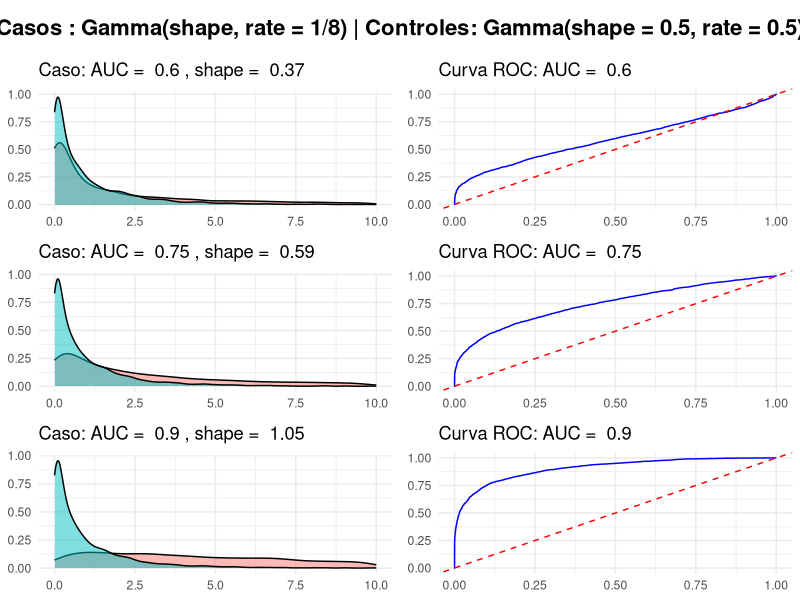

The R source for this figure:
library(ggplot2)
library(pROC)
library(gridExtra)
library(grid)

ObtenerRateGamma = function(Y_pob, rate_x, auc_target, tol = 0.01, max_iter = 100){
  lower = 0
  upper = 15
  iter = 0
  
  while(iter < max_iter){
    bisectriz = (lower + upper) / 2
    iter = iter + 1
    set.seed(1)
    # Muestra de X
    X_pob = rgamma(5000, shape = bisectriz, rate = rate_x)
    auc_iter = as.numeric(pROC::auc(response = c(rep(1, 5000), rep(0, 5000)), predictor = c(Y_pob, X_pob)))
    cat('AUC iteración ', iter, ': ', auc_iter, '\n')
    
    if(abs(auc_iter - auc_target) < tol){
      return(bisectriz)
    }
    if(auc_iter > auc_target){
      upper = bisectriz
    }
    if(auc_iter < auc_target){
      lower = bisectriz
    }
    
  }
  return(F)
}


AUCs <- c(0.6, 0.75, 0.9)
graficos <- list()
# sigmax = 2
# sigmay = 1
# muy = 0


titulo_general <- textGrob(
  "Casos : Gamma(shape, rate = 1/8) | Controles: Gamma(shape = 0.5, rate = 0.5)",
  gp = gpar(fontsize = 16, fontface = "bold")
)
for (auc in AUCs) {

  # Obtener el valor de mu

  
  shapey = 0.5
  ratey = 0.5
  ratex = 1/8
  controles <- rgamma(5000, shape = shapey , rate = ratey)   # Población hardcodeada
  shapex = ObtenerRateGamma(rate_x = ratex, Y_pob = controles, auc_target = auc)
  
  casos <- rgamma(5000, shape = shapex, rate = ratex)  # Población generada con mu calculado
  # Crear data frames para ggplot
  data_densidad <- data.frame(
    valor = c(casos, controles),
    grupo = rep(c("Población 1", "Población 2"), each = 5000)
  )
  
  # Gráfico de densidades solapadas
  plot_densidad <- ggplot(data_densidad, aes(x = valor, fill = grupo)) +
    geom_density(alpha = 0.5) +
    labs(title = bquote("Caso: AUC = "~.(auc)~", shape = "~.(round(shapex, 2)))) +
    theme_minimal() +
    scale_x_continuous(limits = c(0,10)) +  # Fijar escala del eje x
    
    theme(
      legend.position = "none",  # Eliminar la leyenda
      axis.title.x = element_blank(),  # Quitar título del eje x
      axis.title.y = element_blank()   # Quitar título del eje y
    )
  
  # Generar etiquetas para la curva ROC
  etiquetas <- c(rep(1, length(casos)), rep(0, length(controles)))
  valores <- c(casos, controles)
  
  # Calcular curva ROC
  roc_obj <- roc(etiquetas, valores)
  datos_roc <- data.frame(
    tpr = roc_obj$sensitivities,
    fpr = 1 - roc_obj$specificities
  )
  
  # Gráfico de la curva ROC
  plot_roc <- ggplot(datos_roc, aes(x = fpr, y = tpr)) +
    geom_line(color = "blue") +
    geom_abline(slope = 1, intercept = 0, linetype = "dashed", color = "red") +
    labs(title = bquote("Curva ROC: AUC = "~.(round(auc, 2)))) +
    theme_minimal() +
    theme(
      legend.position = "none",  # Eliminar la leyenda
      axis.title.x = element_blank(),  # Quitar título del eje x
      axis.title.y = element_blank()   # Quitar título del eje y
    )
  
  # Guardar gráficos en lista
  graficos <- append(graficos, list(plot_densidad, plot_roc))
}

# Combinar gráficos en una cuadrícula (3 filas x 2 columnas)
# Combinar gráficos en una cuadrícula con título general
grid.arrange(
  titulo_general,  # Título en la parte superior
  arrangeGrob(grobs = graficos, ncol = 2),  # Gráficos en 3x2
  nrow = 2,
  heights = c(0.1, 1)  # Ajustar la altura del título y la cuadrícula
)

